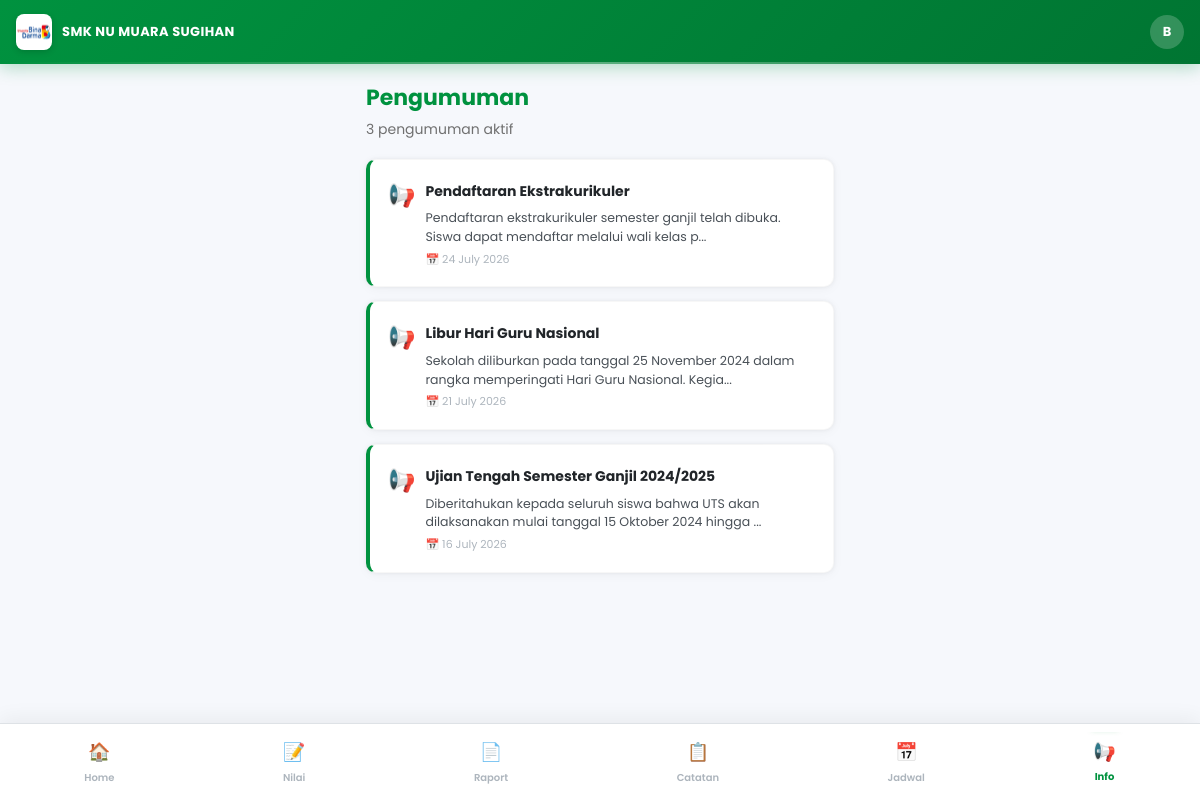
Page /public/index.php?page=pengumuman (signed in) on the committed database.
### tables this page shows
CREATE TABLE `pengumuman` (
  `id` int NOT NULL,
  `judul` varchar(255) NOT NULL,
  `isi` text NOT NULL,
  `tanggal_publish` date NOT NULL,
  `penerima` set('guru','siswa') NOT NULL,
  `status` enum('aktif','draft','terjadwal') DEFAULT 'draft',
  `created_by` int NOT NULL,
  `created_at` timestamp NOT NULL DEFAULT CURRENT_TIMESTAMP,
  `updated_at` timestamp NOT NULL DEFAULT CURRENT_TIMESTAMP ON UPDATE CURRENT_TIMESTAMP
);

### config/app.php (called while the page is built, shortened)
<?php
function base_url($path='') {
    $script = $_SERVER['SCRIPT_NAME'];
    $base = rtrim(dirname($script), '/');
    return $base.'/'.$path;
}

### views/siswa/pengumuman/index.php (the view, shortened to what this page needs)
<div class="greeting">
    <h3>Pengumuman</h3>
    <p><?= count($pengumumanList) ?> pengumuman aktif</p>
</div>
<?php if(empty($pengumumanList)): ?>
    <div class="mobile-card"><p class="empty-state">Belum ada pengumuman.</p></div>
<?php else: foreach($pengumumanList as $p): ?>
<a href="<?= base_url('index.php?page=pengumuman&action=detail&id='.$p['id']) ?>" class="mobile-card clickable" style="display:block;border-left:4px solid var(--primary);">
    <div style="display:flex;align-items:start;gap:10px;">
        <span style="font-size:22px;">📢</span>
        <div style="flex:1;">
            <strong style="font-size:14px;color:var(--gray-800);"><?= htmlspecialchars($p['judul']) ?></strong>
            <p style="font-size:12.5px;color:var(--gray-600);line-height:1.5;margin-top:6px;"><?= htmlspecialchars(substr(strip_tags($p['isi']), 0, 100)) ?><?= strlen($p['isi'])>100?'...':'' ?></p>
            <small style="color:var(--gray-400);font-size:11px;display:block;margin-top:4px;">📅 <?= date('d F Y',strtotime($p['tanggal_publish'])) ?></small>
        </div>
    </div>
</a>
<?php endforeach; endif; ?>
<?php $content = ob_get_clean(); require VIEW_PATH.'/layouts/mobile.php'; ?>

### public/css/style.css (style rules this page uses)
:root { --primary: #00923F; --primary-dark: #007532; --primary-hover: #00A548; --primary-light: #E5F4EA; --primary-soft: #F0FAF3; --primary-rgb: 0, 146, 63; --bg-app: #F6F8FC; --text-secondary-dark: #54595E; --text-medium: #4F4F4F; --stroke-light: #DEE2E6; --danger: #DC3545; --warning: #FFC107; --info: #17A2B8; --success: #00923F; --gray-50: #F8F9FA; --gray-100: #F1F3F5; --gray-200: #E9ECEF; --gray-300: #DEE2E6; --gray-400: #ADB5BD; --gray-500: #707070; --gray-600: #495057; --gray-700: #343A40; --gray-800: #212529; --white: #FFFFFF; --shadow: 0 0 4px rgba(0,0,0,0.06), 0 2px 12px rgba(0,0,0,0.04); --shadow-lg: 0 8px 30px rgba(0,0,0,0.1); --shadow-hover: 0 6px 22px rgba(0,0,0,0.10); --shadow-figma: 0 0 2px rgba(0,0,0,0.25); --radius: 10px; --radius-sm: 5px; --radius-lg: 12px; --sidebar-width: 260px; --header-h: 72px; --transition: all 0.28s cubic-bezier(0.4, 0, 0.2, 1); --transition-fast: all 0.18s cubic-bezier(0.4, 0, 0.2, 1); }
* { margin:0; padding:0; box-sizing:border-box; }
body { font-family:'Poppins','Inter',system-ui,-apple-system,sans-serif; background:var(--bg-app); color:var(--gray-700); line-height:1.6; overflow-x:hidden; -webkit-font-smoothing:antialiased; -moz-osx-font-smoothing:grayscale; }
a { text-decoration:none; color:inherit; }

### public/css/mobile.css (style rules this page uses)
.mobile-body { background:var(--bg-app); padding-bottom:74px; font-family:'Poppins','Inter',sans-serif; }
.greeting { margin-bottom:18px; animation:fadeIn .4s ease-out; font-family:'Poppins',sans-serif; }
.greeting h3 { font-size:22px; color:var(--primary); margin-bottom:3px; font-weight:700; }
.greeting p { color:var(--gray-500); font-size:14px; }
.mobile-card { background:var(--white); border-radius:var(--radius); padding:18px; margin-bottom:14px; box-shadow:var(--shadow); transition:var(--transition); border:1px solid rgba(0,0,0,.03); animation:fadeInUp .4s ease-out backwards; }
.mobile-card:nth-child(2) { animation-delay:.05s }
.mobile-card:nth-child(3) { animation-delay:.1s }
.mobile-card:nth-child(4) { animation-delay:.15s }
.mobile-card.clickable { cursor:pointer; display:block; }

### rows in the picture
pengumuman: judul "Pendaftaran Ekstrakurikuler", isi "Pendaftaran ekstrakurikuler semester ganjil telah dibuka. Siswa dapat mendaftar melalui wali kelas p", tanggal_publish "24 July 2026"
pengumuman: judul "Libur Hari Guru Nasional", isi "Sekolah diliburkan pada tanggal 25 November 2024 dalam rangka memperingati Hari Guru Nasional. Kegia", tanggal_publish "21 July 2026"
pengumuman: judul "Ujian Tengah Semester Ganjil 2024/2025", isi "Diberitahukan kepada seluruh siswa bahwa UTS akan dilaksanakan mulai tanggal 15 Oktober 2024 hingga", tanggal_publish "16 July 2026"

### other values in the picture
substr(Auth::user('nama'),0,1) "B"
count($pengumumanList) "3"
